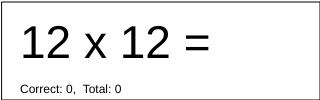
Frame 1 (no input)
Frame 60 (no input): identical to frame 1, image omitted
Frame 120 (the mouse pressed at the canvas centre since frame 60): identical to frame 1, image omitted

The p5.js sketch that drew this single still picture (run headless with seeded random() and noise() and a simulated clock; from frame 60 on, the mouse is pressed at the canvas centre):

// p5.js sketch
// ── sketch.js
let a,b,ans;

function setup() {
  createCanvas(320, 100);
  textSize(46);
  textAlign(LEFT,CENTER)
  
  a = floor(random(12,13))
  b = floor(random(12,13));
  
  ans="";
  
  correct=0;
  total=0;
  
  
}

function draw() {
  background(255);
  noFill();
  stroke(0)
  rect(2,2,width-2,height-2);
  
  noStroke();
  fill(0);
  let sol = "";
  if( ans != "")
    sol = Number(ans);
  
  
  textSize(46);
  text( a +" x "+b +" = "+sol, 20, 45);
  
  
  textSize(12)
  let percent = correct/total*100;
  
  // text(`Correct: ${correct},\tTotal: ${total},\tPercent: ${nf(percent,0,`2`)}%`,20,height-10)
  text(`Correct: ${correct},\tTotal: ${total}`,20,height-10)
}




function keyPressed(){
  console.log(`key: "${key}"`);
  console.log(`keyCode: ${keyCode}\n`);
  
  if( keyCode == ENTER ){
    
    if( (ans) == a*b){
      correct++;
    }
    total++;
    
    
  a = floor(random(2,13))
  b = floor(random(2,13));
    ans = ""
    
  }
  
  if( Number(key) >=0 && Number(key) <=9){
    ans += key;
  }
}
